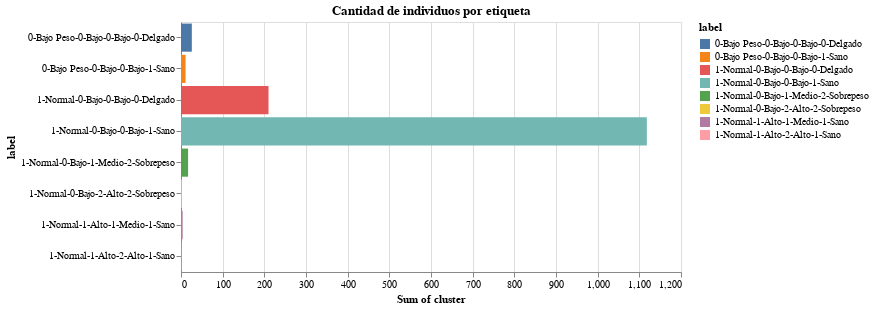

The notebook cell this image was saved under:
### Code cell
eda_cluster(df_obesity, 2)

### Figure 1 — Vega-Lite specification as saved in the notebook (floating-point values rounded to 4 significant figures)
{"config": {"view": {"continuousWidth": 400, "continuousHeight": 300}}, "data": {"name": "data-7a8d4d2ec992d4a68d4d9b1337680bf7"}, "mark": "bar", "encoding": {"color": {"field": "label", "type": "nominal"}, "tooltip": [{"field": "label", "type": "nominal"}, {"aggregate": "sum", "field": "cluster", "title": "Cantidad individuos", "type": "quantitative"}], "x": {"aggregate": "sum", "field": "cluster", "type": "quantitative"}, "y": {"field": "label", "type": "nominal"}}, "height": 250, "title": "Cantidad de individuos por etiqueta", "width": 500, "$schema": "https://vega.github.io/schema/vega-lite/v4.17.0.json", "datasets": {"data-7a8d4d2ec992d4a68d4d9b1337680bf7": [{"age_range": "26-35", "bmi": "0-Bajo Peso", "cc": "0-Bajo", "rcc": "0-Bajo", "ict": "0-Delgado", "risk_factors": 0, "cluster": 14, "label": "0-Bajo Peso-0-Bajo-0-Bajo-0-Delgado"}, {"age_range": "26-35", "bmi": "0-Bajo Peso", "cc": "0-Bajo", "rcc": "0-Bajo", "ict": "1-Sano", "risk_factors": 0, "cluster": 4, "label": "0-Bajo Peso-0-Bajo-0-Bajo-1-Sano"}, {"age_range": "26-35", "bmi": "1-Normal", "cc": "0-Bajo", "rcc": "0-Bajo", "ict": "0-Delgado", "risk_factors": 0, "cluster": 99, "label": "1-Normal-0-Bajo-0-Bajo-0-Delgado"}, {"age_range": "26-35", "bmi": "1-Normal", "cc": "0-Bajo", "rcc": "0-Bajo", "ict": "1-Sano", "risk_factors": 0, "cluster": 446, "label": "1-Normal-0-Bajo-0-Bajo-1-Sano"}, {"age_range": "26-35", "bmi": "1-Normal", "cc": "0-Bajo", "rcc": "1-Medio", "ict": "2-Sobrepeso", "risk_factors": 2, "cluster": 7, "label": "1-Normal-0-Bajo-1-Medio-2-Sobrepeso"}, {"age_range": "26-35", "bmi": "1-Normal", "cc": "0-Bajo", "rcc": "2-Alto", "ict": "2-Sobrepeso", "risk_factors": 2, "cluster": 1, "label": "1-Normal-0-Bajo-2-Alto-2-Sobrepeso"}, {"age_range": "26-35", "bmi": "1-Normal", "cc": "1-Alto", "rcc": "1-Medio", "ict": "1-Sano", "risk_factors": 2, "cluster": 2, "label": "1-Normal-1-Alto-1-Medio-1-Sano"}, {"age_range": "36-45", "bmi": "0-Bajo Peso", "cc": "0-Bajo", "rcc": "0-Bajo", "ict": "0-Delgado", "risk_factors": 0, "cluster": 6, "label": "0-Bajo Peso-0-Bajo-0-Bajo-0-Delgado"}, {"age_range": "36-45", "bmi": "0-Bajo Peso", "cc": "0-Bajo", "rcc": "0-Bajo", "ict": "1-Sano", "risk_factors": 0, "cluster": 4, "label": "0-Bajo Peso-0-Bajo-0-Bajo-1-Sano"}, {"age_range": "36-45", "bmi": "1-Normal", "cc": "0-Bajo", "rcc": "0-Bajo", "ict": "0-Delgado", "risk_factors": 0, "cluster": 73, "label": "1-Normal-0-Bajo-0-Bajo-0-Delgado"}, {"age_range": "36-45", "bmi": "1-Normal", "cc": "0-Bajo", "rcc": "0-Bajo", "ict": "1-Sano", "risk_factors": 0, "cluster": 349, "label": "1-Normal-0-Bajo-0-Bajo-1-Sano"}, {"age_range": "46-55", "bmi": "0-Bajo Peso", "cc": "0-Bajo", "rcc": "0-Bajo", "ict": "0-Delgado", "risk_factors": 0, "cluster": 4, "label": "0-Bajo Peso-0-Bajo-0-Bajo-0-Delgado"}, {"age_range": "46-55", "bmi": "1-Normal", "cc": "0-Bajo", "rcc": "0-Bajo", "ict": "0-Delgado", "risk_factors": 0, "cluster": 29, "label": "1-Normal-0-Bajo-0-Bajo-0-Delgado"}, {"age_range": "46-55", "bmi": "1-Normal", "cc": "0-Bajo", "rcc": "0-Bajo", "ict": "1-Sano", "risk_factors": 0, "cluster": 221, "label": "1-Normal-0-Bajo-0-Bajo-1-Sano"}, {"age_range": "46-55", "bmi": "1-Normal", "cc": "0-Bajo", "rcc": "1-Medio", "ict": "2-Sobrepeso", "risk_factors": 2, "cluster": 7, "label": "1-Normal-0-Bajo-1-Medio-2-Sobrepeso"}, {"age_range": "46-55", "bmi": "1-Normal", "cc": "1-Alto", "rcc": "2-Alto", "ict": "1-Sano", "risk_factors": 2, "cluster": 1, "label": "1-Normal-1-Alto-2-Alto-1-Sano"}, {"age_range": "56-65", "bmi": "0-Bajo Peso", "cc": "0-Bajo", "rcc": "0-Bajo", "ict": "0-Delgado", "risk_factors": 0, "cluster": 2, "label": "0-Bajo Peso-0-Bajo-0-Bajo-0-Delgado"}, {"age_range": "56-65", "bmi": "0-Bajo Peso", "cc": "0-Bajo", "rcc": "0-Bajo", "ict": "1-Sano", "risk_factors": 0, "cluster": 3, "label": "0-Bajo Peso-0-Bajo-0-Bajo-1-Sano"}, {"age_range": "56-65", "bmi": "1-Normal", "cc": "0-Bajo", "rcc": "0-Bajo", "ict": "0-Delgado", "risk_factors": 0, "cluster": 9, "label": "1-Normal-0-Bajo-0-Bajo-0-Delgado"}, {"age_range": "56-65", "bmi": "1-Normal", "cc": "0-Bajo", "rcc": "0-Bajo", "ict": "1-Sano", "risk_factors": 0, "cluster": 100, "label": "1-Normal-0-Bajo-0-Bajo-1-Sano"}, {"age_range": "56-65", "bmi": "1-Normal", "cc": "0-Bajo", "rcc": "1-Medio", "ict": "2-Sobrepeso", "risk_factors": 2, "cluster": 3, "label": "1-Normal-0-Bajo-1-Medio-2-Sobrepeso"}, {"age_range": "56-65", "bmi": "1-Normal", "cc": "0-Bajo", "rcc": "2-Alto", "ict": "2-Sobrepeso", "risk_factors": 2, "cluster": 1, "label": "1-Normal-0-Bajo-2-Alto-2-Sobrepeso"}, {"age_range": "56-65", "bmi": "1-Normal", "cc": "1-Alto", "rcc": "1-Medio", "ict": "1-Sano", "risk_factors": 2, "cluster": 2, "label": "1-Normal-1-Alto-1-Medio-1-Sano"}, {"age_range": "66-100", "bmi": "1-Normal", "cc": "0-Bajo", "rcc": "0-Bajo", "ict": "1-Sano", "risk_factors": 0, "cluster": 2, "label": "1-Normal-0-Bajo-0-Bajo-1-Sano"}]}}
